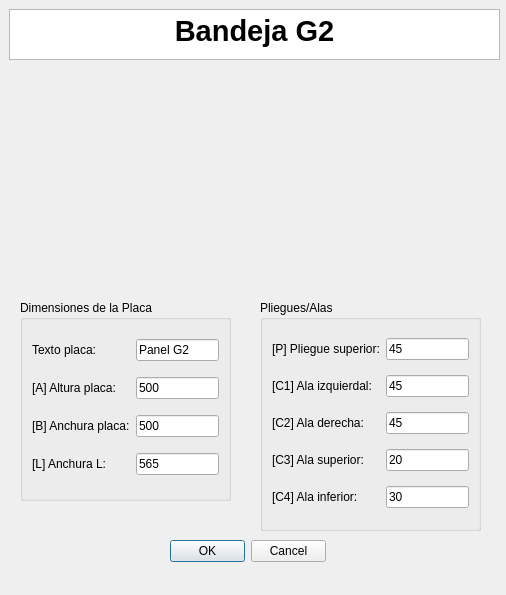
<?xml version="1.0" encoding="UTF-8"?>
<ui version="4.0">
 <class>MyPositionDialog</class>
 <widget class="QDialog" name="MyPositionDialog">
  <property name="geometry">
   <rect>
    <x>0</x>
    <y>0</y>
    <width>506</width>
    <height>595</height>
   </rect>
  </property>
  <property name="windowTitle">
   <string>Enter Position</string>
  </property>
  <property name="whatsThis">
   <string>&lt;html&gt;&lt;head/&gt;&lt;body&gt;&lt;p&gt;Esta ventana de KSDpanel te permite introducir todas las medidas correspondientes del panel seleccionado.&lt;/p&gt;&lt;p&gt;Recuerda que todas las medidas deben de ir en milimetros (mm).&lt;/p&gt;&lt;/body&gt;&lt;/html&gt;</string>
  </property>
  <widget class="QDialogButtonBox" name="buttonBox">
   <property name="geometry">
    <rect>
     <x>170</x>
     <y>540</y>
     <width>156</width>
     <height>23</height>
    </rect>
   </property>
   <property name="orientation">
    <enum>Qt::Horizontal</enum>
   </property>
   <property name="standardButtons">
    <set>QDialogButtonBox::Cancel|QDialogButtonBox::Ok</set>
   </property>
  </widget>
  <widget class="QTextBrowser" name="textBrowser">
   <property name="geometry">
    <rect>
     <x>9</x>
     <y>9</y>
     <width>491</width>
     <height>51</height>
    </rect>
   </property>
   <property name="html">
    <string>&lt;!DOCTYPE HTML PUBLIC &quot;-//W3C//DTD HTML 4.0//EN&quot; &quot;http://www.w3.org/TR/REC-html40/strict.dtd&quot;&gt;
&lt;html&gt;&lt;head&gt;&lt;meta name=&quot;qrichtext&quot; content=&quot;1&quot; /&gt;&lt;style type=&quot;text/css&quot;&gt;
p, li { white-space: pre-wrap; }
&lt;/style&gt;&lt;/head&gt;&lt;body style=&quot; font-family:'MS Shell Dlg 2'; font-size:8.25pt; font-weight:400; font-style:normal;&quot;&gt;
&lt;p align=&quot;center&quot; style=&quot; margin-top:0px; margin-bottom:0px; margin-left:0px; margin-right:0px; -qt-block-indent:0; text-indent:0px;&quot;&gt;&lt;span style=&quot; font-size:22pt; font-weight:600;&quot;&gt;Bandeja G2&lt;/span&gt;&lt;/p&gt;&lt;/body&gt;&lt;/html&gt;</string>
   </property>
  </widget>
  <widget class="QGroupBox" name="groupBox_2">
   <property name="geometry">
    <rect>
     <x>260</x>
     <y>300</y>
     <width>221</width>
     <height>231</height>
    </rect>
   </property>
   <property name="styleSheet">
    <string notr="true">font: 10pt &quot;MS Shell Dlg 2&quot;;</string>
   </property>
   <property name="title">
    <string>Pliegues/Alas</string>
   </property>
   <layout class="QGridLayout" name="gridLayout_2">
    <item row="5" column="0">
     <widget class="QLabel" name="label_11">
      <property name="text">
       <string>[C3] Ala superior:</string>
      </property>
     </widget>
    </item>
    <item row="6" column="0">
     <widget class="QLabel" name="label_12">
      <property name="text">
       <string>[C4] Ala inferior:</string>
      </property>
     </widget>
    </item>
    <item row="0" column="0">
     <widget class="QLabel" name="label_13">
      <property name="text">
       <string>[P] Pliegue superior:</string>
      </property>
     </widget>
    </item>
    <item row="2" column="0">
     <widget class="QLabel" name="label_9">
      <property name="text">
       <string>[C1] Ala izquierdal:</string>
      </property>
     </widget>
    </item>
    <item row="0" column="1">
     <widget class="QLineEdit" name="pliegueSuperiorUI">
      <property name="text">
       <string>45</string>
      </property>
     </widget>
    </item>
    <item row="6" column="1">
     <widget class="QLineEdit" name="alaInferiorUI">
      <property name="text">
       <string>30</string>
      </property>
     </widget>
    </item>
    <item row="2" column="1">
     <widget class="QLineEdit" name="alaIzquierdaUI">
      <property name="text">
       <string>45</string>
      </property>
     </widget>
    </item>
    <item row="5" column="1">
     <widget class="QLineEdit" name="alaSuperiorUI">
      <property name="text">
       <string>20</string>
      </property>
     </widget>
    </item>
    <item row="4" column="0">
     <widget class="QLabel" name="label_14">
      <property name="text">
       <string>[C2] Ala derecha:</string>
      </property>
     </widget>
    </item>
    <item row="4" column="1">
     <widget class="QLineEdit" name="alaDerechaUI">
      <property name="text">
       <string>45</string>
      </property>
     </widget>
    </item>
   </layout>
  </widget>
  <widget class="QLabel" name="imagenPanelUI">
   <property name="geometry">
    <rect>
     <x>60</x>
     <y>70</y>
     <width>371</width>
     <height>221</height>
    </rect>
   </property>
   <property name="text">
    <string/>
   </property>
   <property name="pixmap">
    <pixmap>../imagenes/REF_005cotas.jpg</pixmap>
   </property>
   <property name="scaledContents">
    <bool>true</bool>
   </property>
   <property name="wordWrap">
    <bool>false</bool>
   </property>
   <property name="margin">
    <number>0</number>
   </property>
   <property name="openExternalLinks">
    <bool>false</bool>
   </property>
  </widget>
  <widget class="QGroupBox" name="groupBox_3">
   <property name="geometry">
    <rect>
     <x>20</x>
     <y>300</y>
     <width>211</width>
     <height>201</height>
    </rect>
   </property>
   <property name="styleSheet">
    <string notr="true">font: 10pt &quot;MS Shell Dlg 2&quot;;</string>
   </property>
   <property name="title">
    <string>Dimensiones de la Placa</string>
   </property>
   <layout class="QGridLayout" name="gridLayout_3">
    <item row="0" column="1">
     <widget class="QLineEdit" name="textoDescriptivoA0UI">
      <property name="text">
       <string>Panel G2</string>
      </property>
     </widget>
    </item>
    <item row="1" column="1">
     <widget class="QLineEdit" name="alturaPlacaUI">
      <property name="text">
       <string>500</string>
      </property>
     </widget>
    </item>
    <item row="3" column="0">
     <widget class="QLabel" name="label_26">
      <property name="text">
       <string>[L] Anchura L:</string>
      </property>
     </widget>
    </item>
    <item row="2" column="0">
     <widget class="QLabel" name="label_4">
      <property name="text">
       <string>[B] Anchura placa:</string>
      </property>
     </widget>
    </item>
    <item row="3" column="1">
     <widget class="QLineEdit" name="margenLUI">
      <property name="text">
       <string>565</string>
      </property>
     </widget>
    </item>
    <item row="1" column="0">
     <widget class="QLabel" name="label_8">
      <property name="text">
       <string>[A] Altura placa:</string>
      </property>
     </widget>
    </item>
    <item row="2" column="1">
     <widget class="QLineEdit" name="anchuraPlacaUI">
      <property name="text">
       <string>500</string>
      </property>
     </widget>
    </item>
    <item row="0" column="0">
     <widget class="QLabel" name="label">
      <property name="text">
       <string>Texto placa:</string>
      </property>
     </widget>
    </item>
   </layout>
  </widget>
  <zorder>groupBox_2</zorder>
  <zorder>buttonBox</zorder>
  <zorder>textBrowser</zorder>
  <zorder>imagenPanelUI</zorder>
  <zorder>groupBox_3</zorder>
 </widget>
 <resources/>
 <connections>
  <connection>
   <sender>buttonBox</sender>
   <signal>accepted()</signal>
   <receiver>MyPositionDialog</receiver>
   <slot>accept()</slot>
   <hints>
    <hint type="sourcelabel">
     <x>248</x>
     <y>254</y>
    </hint>
    <hint type="destinationlabel">
     <x>157</x>
     <y>274</y>
    </hint>
   </hints>
  </connection>
  <connection>
   <sender>buttonBox</sender>
   <signal>rejected()</signal>
   <receiver>MyPositionDialog</receiver>
   <slot>reject()</slot>
   <hints>
    <hint type="sourcelabel">
     <x>316</x>
     <y>260</y>
    </hint>
    <hint type="destinationlabel">
     <x>286</x>
     <y>274</y>
    </hint>
   </hints>
  </connection>
 </connections>
</ui>
